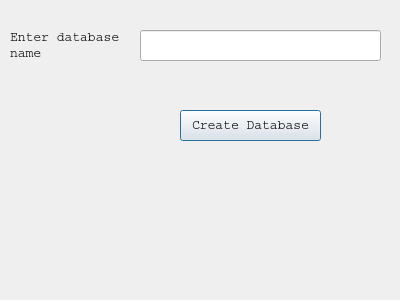
<?xml version="1.0" encoding="UTF-8"?>
<ui version="4.0">
 <class>Dialog</class>
 <widget class="QDialog" name="Dialog">
  <property name="geometry">
   <rect>
    <x>0</x>
    <y>0</y>
    <width>400</width>
    <height>300</height>
   </rect>
  </property>
  <property name="windowTitle">
   <string>Dialog</string>
  </property>
  <widget class="QLabel" name="label">
   <property name="geometry">
    <rect>
     <x>10</x>
     <y>30</y>
     <width>161</width>
     <height>31</height>
    </rect>
   </property>
   <property name="font">
    <font>
     <family>Courier</family>
     <pointsize>10</pointsize>
    </font>
   </property>
   <property name="text">
    <string>Enter database 
name</string>
   </property>
  </widget>
  <widget class="QLabel" name="labelResponse">
   <property name="geometry">
    <rect>
     <x>60</x>
     <y>180</y>
     <width>271</width>
     <height>31</height>
    </rect>
   </property>
   <property name="text">
    <string/>
   </property>
  </widget>
  <widget class="QLineEdit" name="lineEditDBName">
   <property name="geometry">
    <rect>
     <x>140</x>
     <y>30</y>
     <width>241</width>
     <height>31</height>
    </rect>
   </property>
  </widget>
  <widget class="QPushButton" name="pushButtonCreateDB">
   <property name="geometry">
    <rect>
     <x>180</x>
     <y>110</y>
     <width>141</width>
     <height>31</height>
    </rect>
   </property>
   <property name="font">
    <font>
     <family>Courier</family>
     <pointsize>10</pointsize>
    </font>
   </property>
   <property name="text">
    <string>Create Database</string>
   </property>
  </widget>
 </widget>
 <resources/>
 <connections/>
</ui>
